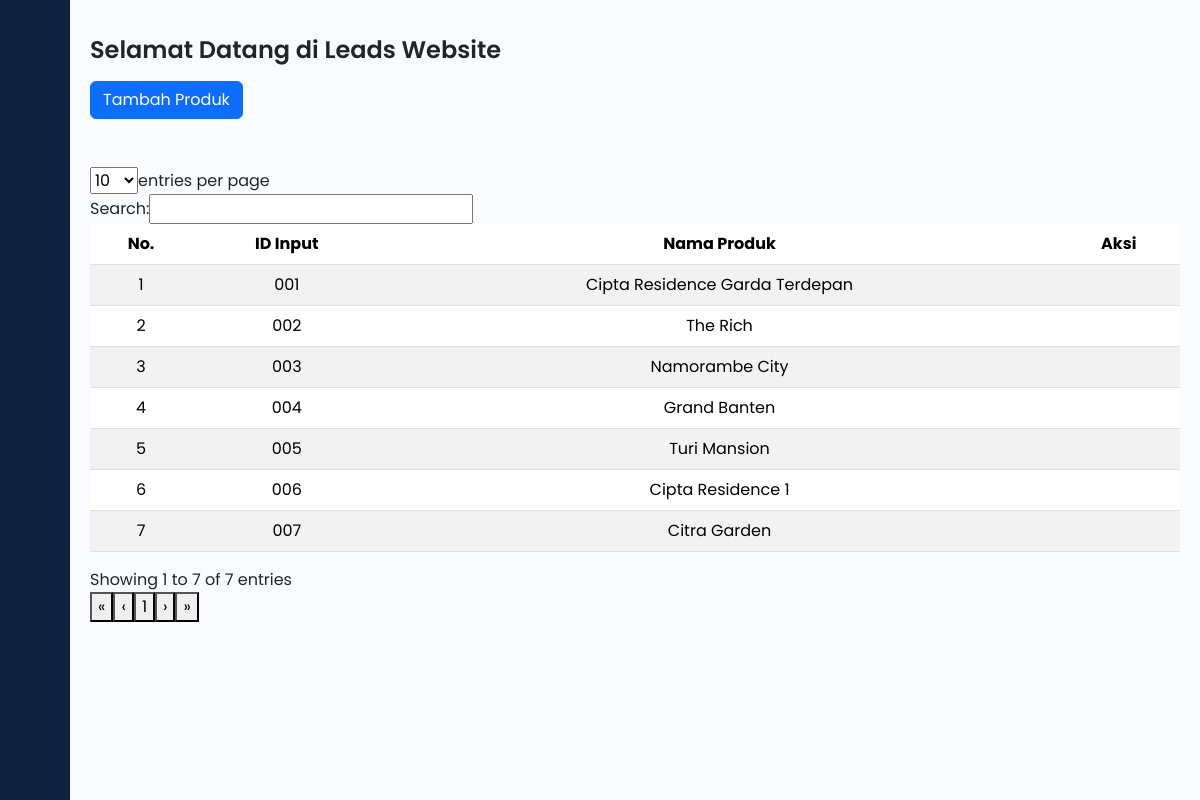
Screenshot of /home.php?halaman=dataproduk (signed in) with the database file from the repository.
### tables this page shows
CREATE TABLE `produk` (
  `id_produk` int(11) NOT NULL,
  `nama_produk` varchar(255) NOT NULL
);

### product/data_products.php (the view, shortened to what this page needs)
<?php
include 'connection/connection.php';
$queryProducts = "SELECT * FROM produk";
$result = mysqli_query($connection, $queryProducts);
?>
<div class="main">
    <div class="mb-3"></div>
    <h1>Selamat Datang di Leads Website</h1>
    <div class="mb-5">
        <button type="button" class="btn btn-primary">
            <a href="./home.php?halaman=tambahproduk" class="text-white text-decoration-none">Tambah Produk</a>
        </button>
    </div>
    <table id="data" class="table table-striped text-center" style="width:100%">
        <thead>
            <tr>
                <th class="text-center">No.</th>
                <th class="text-center">ID Input</th>
                <th class="text-center">Nama Produk</th>
                <th class="text-center">Aksi</th>
            </tr>
        </thead>
        <tbody>
            <?php
            $no = 1;
            while($row = mysqli_fetch_assoc($result)):
                $id_input = str_pad($row['id_produk'], 3, '0', STR_PAD_LEFT);
            ?>
            <tr>
                <td class="text-center"><?php echo $no++; ?></td>
                <td class="text-center"><?php echo htmlspecialchars($id_input); ?></td>
                <td class="text-center"><?php echo htmlspecialchars($row['nama_produk']); ?></td>
                <td class="text-center">
                </td>
            </tr>
            <?php endwhile; ?>
        </tbody>
    </table>
</div>

### css/style2.css (style rules this page uses)
a { text-decoration: none; }
h1 { font-weight: 600; font-size: 1.5rem; }
html, body { height: 100%; margin: 0; padding: 0; font-family: 'Poppins', sans-serif; }
.main { flex: 1; padding: 20px; transition: all 0.35s ease-in-out; background-color: #fafbfe; }

### rows the page displays
produk: id_produk "001", nama_produk "Cipta Residence Garda Terdepan"
produk: id_produk "002", nama_produk "The Rich"
produk: id_produk "003", nama_produk "Namorambe City"
produk: id_produk "004", nama_produk "Grand Banten"
produk: id_produk "005", nama_produk "Turi Mansion"
produk: id_produk "006", nama_produk "Cipta Residence 1"
produk: id_produk "007", nama_produk "Citra Garden"
